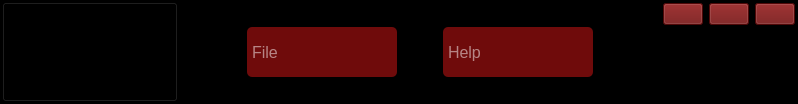
     <widget class="QFrame" name="upper_frame">
      <property name="maximumSize">
       <size>
        <width>16777215</width>
        <height>100</height>
       </size>
      </property>
      <property name="cursor">
       <cursorShape>ArrowCursor</cursorShape>
      </property>
      <property name="styleSheet">
       <string notr="true">background-color: rgb(0, 0, 0);</string>
      </property>
      <property name="frameShape">
       <enum>QFrame::WinPanel</enum>
      </property>
      <property name="frameShadow">
       <enum>QFrame::Raised</enum>
      </property>
      <layout class="QHBoxLayout" name="horizontalLayout_10">
       <property name="leftMargin">
        <number>0</number>
       </property>
       <property name="topMargin">
        <number>0</number>
       </property>
       <property name="rightMargin">
        <number>0</number>
       </property>
       <property name="bottomMargin">
        <number>0</number>
       </property>
       <item>
        <widget class="QFrame" name="left_toggle_frame">
         <property name="minimumSize">
          <size>
           <width>176</width>
           <height>100</height>
          </size>
         </property>
         <property name="maximumSize">
          <size>
           <width>100</width>
           <height>16777215</height>
          </size>
         </property>
         <property name="frameShape">
          <enum>QFrame::NoFrame</enum>
         </property>
         <property name="frameShadow">
          <enum>QFrame::Raised</enum>
         </property>
         <layout class="QHBoxLayout" name="horizontalLayout_11">
          <property name="leftMargin">
           <number>0</number>
          </property>
          <property name="topMargin">
           <number>0</number>
          </property>
          <property name="rightMargin">
           <number>0</number>
          </property>
          <property name="bottomMargin">
           <number>0</number>
          </property>
          <item>
           <widget class="QPushButton" name="open_tree_Button">
            <property name="minimumSize">
             <size>
              <width>0</width>
              <height>100</height>
             </size>
            </property>
            <property name="maximumSize">
             <size>
              <width>16777215</width>
              <height>16777215</height>
             </size>
            </property>
            <property name="cursor">
             <cursorShape>PointingHandCursor</cursorShape>
            </property>
            <property name="styleSheet">
             <string notr="true">QPushButton {
background-color: rgb(0, 0, 0);
}
QPushButton:hover {
background-color: rgb(26, 95, 180);
}
QPushButton:pressed {
background-color: rgb(98, 160, 234);
}</string>
            </property>
            <property name="text">
             <string/>
            </property>
            <property name="icon">
             <iconset resource="../../icons/icons.qrc">
              <normaloff>:/icons/cil-menu.png</normaloff>:/icons/cil-menu.png</iconset>
            </property>
            <property name="iconSize">
             <size>
              <width>24</width>
              <height>24</height>
             </size>
            </property>
           </widget>
          </item>
         </layout>
        </widget>
       </item>
       <item>
        <widget class="QLabel" name="acrome_logo">
         <property name="maximumSize">
          <size>
           <width>350</width>
           <height>16777215</height>
          </size>
         </property>
         <property name="text">
          <string/>
         </property>
         <property name="pixmap">
          <pixmap resource="images/images.qrc">:/images/acromelogo_yazılı.png</pixmap>
         </property>
         <property name="scaledContents">
          <bool>true</bool>
         </property>
        </widget>
       </item>
       <item>
        <spacer name="horizontalSpacer">
         <property name="orientation">
          <enum>Qt::Horizontal</enum>
         </property>
         <property name="sizeType">
          <enum>QSizePolicy::Expanding</enum>
         </property>
         <property name="sizeHint" stdset="0">
          <size>
           <width>40</width>
           <height>20</height>
          </size>
         </property>
        </spacer>
       </item>
       <item>
        <widget class="QFrame" name="middle_buttons_frame">
         <property name="styleSheet">
          <string notr="true">color: white;
</string>
         </property>
         <property name="frameShape">
          <enum>QFrame::StyledPanel</enum>
         </property>
         <property name="frameShadow">
          <enum>QFrame::Raised</enum>
         </property>
         <layout class="QHBoxLayout" name="horizontalLayout_2">
          <item>
           <widget class="QComboBox" name="file_comboBox">
            <property name="minimumSize">
             <size>
              <width>150</width>
              <height>50</height>
             </size>
            </property>
            <property name="font">
             <font>
              <pointsize>12</pointsize>
             </font>
            </property>
            <property name="cursor">
             <cursorShape>PointingHandCursor</cursorShape>
            </property>
            <property name="styleSheet">
             <string notr="true">QComboBox {
color: white;
background-color: rgb(111, 11, 11);
border-radius: 5px;
}
QComboBox:hover {
background-color: rgb(28, 113, 216);
}
QComboBox:pressed {
background-color: rgb(28, 113, 216);
}
QComboBox::down-arrow { image: none; }
QComboBox::drop-down {
    width: 0px;
}
</string>
            </property>
            <property name="placeholderText" stdset="0">
             <string>File</string>
            </property>
            <item>
             <property name="text">
              <string>Save</string>
             </property>
            </item>
            <item>
             <property name="text">
              <string>Save As...</string>
             </property>
            </item>
            <item>
             <property name="text">
              <string>Open</string>
             </property>
            </item>
           </widget>
          </item>
          <item>
           <spacer name="horizontalSpacer_3">
            <property name="orientation">
             <enum>Qt::Horizontal</enum>
            </property>
            <property name="sizeHint" stdset="0">
             <size>
              <width>40</width>
              <height>20</height>
             </size>
            </property>
           </spacer>
          </item>
          <item>
           <widget class="QComboBox" name="help_comboBox">
            <property name="sizePolicy">
             <sizepolicy hsizetype="Minimum" vsizetype="Fixed">
              <horstretch>0</horstretch>
              <verstretch>0</verstretch>
             </sizepolicy>
            </property>
            <property name="minimumSize">
             <size>
              <width>150</width>
              <height>50</height>
             </size>
            </property>
            <property name="font">
             <font>
              <pointsize>12</pointsize>
             </font>
            </property>
            <property name="cursor">
             <cursorShape>PointingHandCursor</cursorShape>
            </property>
            <property name="styleSheet">
             <string notr="true">QComboBox {
color: white;
background-color: rgb(111, 11, 11);
border-radius: 5px;
}
QComboBox:hover {
background-color: rgb(28, 113, 216);
}
QComboBox:pressed {
background-color: rgb(28, 113, 216);
}
QComboBox::drop-down {
    width: 0px;
}
</string>
            </property>
            <property name="placeholderText" stdset="0">
             <string>Help</string>
            </property>
            <item>
             <property name="text">
              <string>Product Website</string>
             </property>
            </item>
            <item>
             <property name="text">
              <string>Troubleshooting</string>
             </property>
            </item>
            <item>
             <property name="text">
              <string>Visit acrome.net</string>
             </property>
            </item>
            <item>
             <property name="text">
              <string>Privacy Policy</string>
             </property>
            </item>
            <item>
             <property name="text">
              <string>About Acrome</string>
             </property>
            </item>
           </widget>
          </item>
         </layout>
        </widget>
       </item>
       <item>
        <spacer name="horizontalSpacer_2">
         <property name="orientation">
          <enum>Qt::Horizontal</enum>
         </property>
         <property name="sizeType">
          <enum>QSizePolicy::Expanding</enum>
         </property>
         <property name="sizeHint" stdset="0">
          <size>
           <width>40</width>
           <height>20</height>
          </size>
         </property>
        </spacer>
       </item>
       <item>
        <widget class="QLabel" name="smd_logo">
         <property name="maximumSize">
          <size>
           <width>100</width>
           <height>16777215</height>
          </size>
         </property>
         <property name="text">
          <string/>
         </property>
         <property name="pixmap">
          <pixmap resource="images/images.qrc">:/images/smd.png</pixmap>
         </property>
         <property name="scaledContents">
          <bool>true</bool>
         </property>
        </widget>
       </item>
       <item alignment="Qt::AlignRight|Qt::AlignTop">
        <widget class="QFrame" name="top_right_btns_frame">
         <property name="maximumSize">
          <size>
           <width>200</width>
           <height>16777215</height>
          </size>
         </property>
         <property name="styleSheet">
          <string notr="true"/>
         </property>
         <property name="frameShape">
          <enum>QFrame::StyledPanel</enum>
         </property>
         <property name="frameShadow">
          <enum>QFrame::Raised</enum>
         </property>
         <layout class="QHBoxLayout" name="horizontalLayout_13">
          <property name="leftMargin">
           <number>0</number>
          </property>
          <property name="topMargin">
           <number>0</number>
          </property>
          <property name="rightMargin">
           <number>0</number>
          </property>
          <property name="bottomMargin">
           <number>0</number>
          </property>
          <item>
           <widget class="QPushButton" name="minimizeButton">
            <property name="cursor">
             <cursorShape>PointingHandCursor</cursorShape>
            </property>
            <property name="focusPolicy">
             <enum>Qt::StrongFocus</enum>
            </property>
            <property name="styleSheet">
             <string notr="true">QPushButton {
background-color: rgb(111, 11, 11);
}
QPushButton:hover {
background-color: rgb(26, 95, 180);
}
QPushButton:pressed {
background-color: rgb(98, 160, 234);
}</string>
            </property>
            <property name="text">
             <string/>
            </property>
            <property name="icon">
             <iconset resource="../../icons/icons.qrc">
              <normaloff>:/icons/cil-window-minimize.png</normaloff>:/icons/cil-window-minimize.png</iconset>
            </property>
            <property name="iconSize">
             <size>
              <width>24</width>
              <height>24</height>
             </size>
            </property>
           </widget>
          </item>
          <item>
           <widget class="QPushButton" name="restoreButton">
            <property name="cursor">
             <cursorShape>PointingHandCursor</cursorShape>
            </property>
            <property name="styleSheet">
             <string notr="true">QPushButton {
background-color: rgb(111, 11, 11);
}
QPushButton:hover {
background-color: rgb(26, 95, 180);
}
QPushButton:pressed {
background-color: rgb(98, 160, 234);
}</string>
            </property>
            <property name="text">
             <string/>
            </property>
            <property name="icon">
             <iconset resource="../../icons/icons.qrc">
              <normaloff>:/icons/cil-window-restore.png</normaloff>:/icons/cil-window-restore.png</iconset>
            </property>
            <property name="iconSize">
             <size>
              <width>24</width>
              <height>24</height>
             </size>
            </property>
           </widget>
          </item>
          <item>
           <widget class="QPushButton" name="closeButton">
            <property name="cursor">
             <cursorShape>PointingHandCursor</cursorShape>
            </property>
            <property name="styleSheet">
             <string notr="true">QPushButton {
background-color: rgb(111, 11, 11);
}
QPushButton:hover {
background-color: rgb(26, 95, 180);
}
QPushButton:pressed {
background-color: rgb(98, 160, 234);
}</string>
            </property>
            <property name="text">
             <string/>
            </property>
            <property name="icon">
             <iconset resource="../../icons/icons.qrc">
              <normaloff>:/icons/cil-x.png</normaloff>:/icons/cil-x.png</iconset>
            </property>
            <property name="iconSize">
             <size>
              <width>24</width>
              <height>24</height>
             </size>
            </property>
           </widget>
          </item>
         </layout>
        </widget>
       </item>
      </layout>
     </widget>
